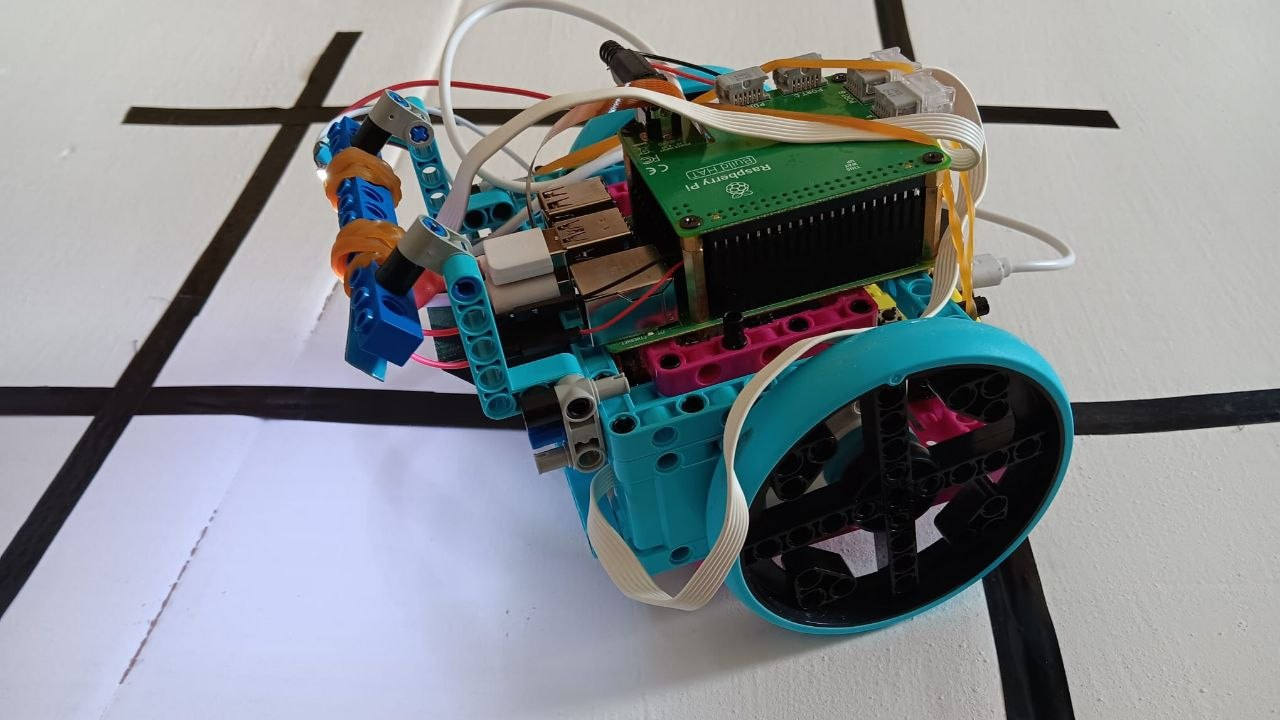
#> input picture robot.jpg, 1280 x 720 px, given in place of intersection1.jpg, which was not available
$ python intersections.py ../robot.jpg
#> lines starting #> are read from the running program, lines starting #| are printed output that depends on the picture; pictures that were not available may be replaced by others from this repository, and a replacement may not be noted
"""
@file hough_lines.py
@brief This program demonstrates line finding with the Hough transform
"""
import sys
import math
import cv2 as cv
import numpy as np


default_file = 'intersection1.jpg'
filename = default_file #argv[0] if len(argv) > 0 else default_file
# Loads an image
src = cv.imread(filename, cv.IMREAD_GRAYSCALE)
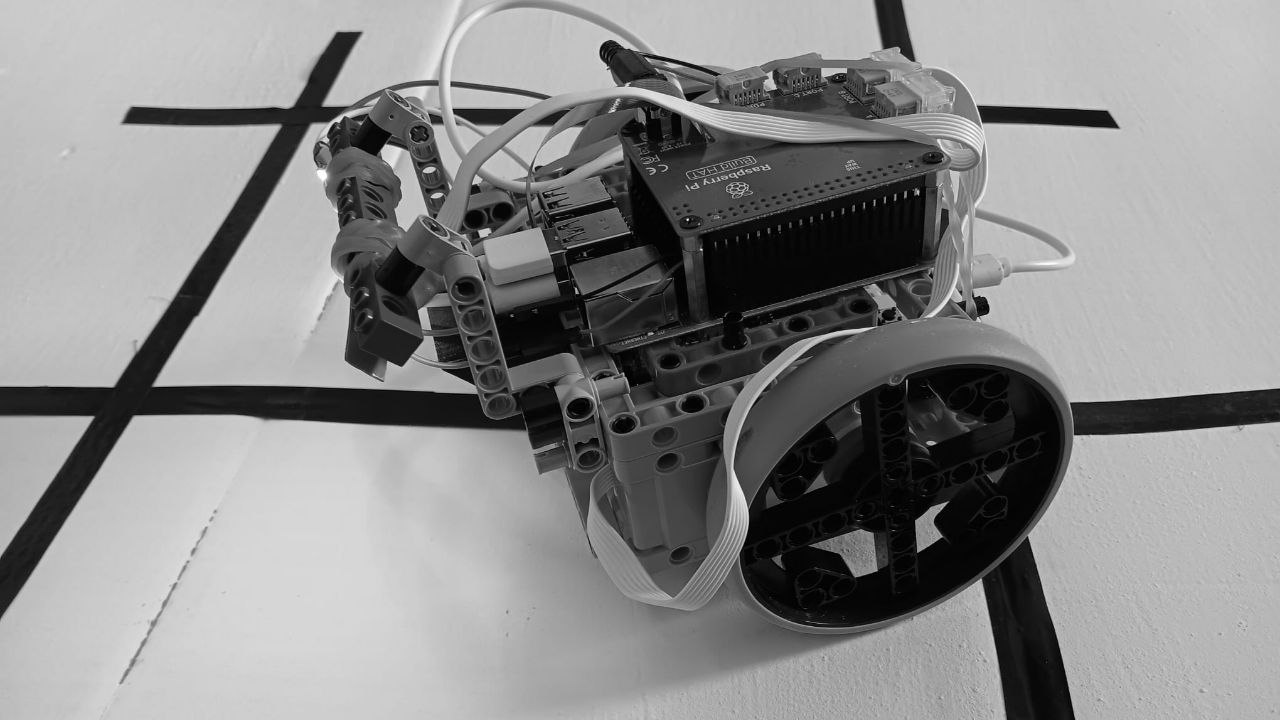
#> src: shape (720, 1280); min 0, max 255, mean 137.2
src = cv.resize(src, [640, 480])
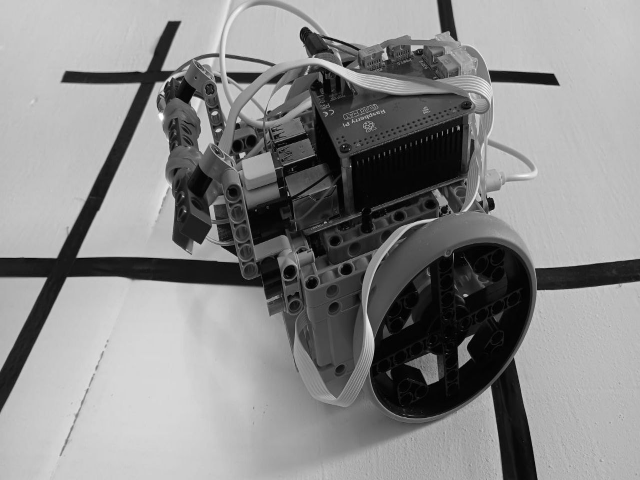
#> src: shape (480, 640); min 0, max 255, mean 137.2

# Check if image is loaded fine
if src is None:
    print ('Error opening image!')
    print ('Usage: hough_lines.py [image_name -- default ' + default_file + '] \n')

cv.imshow("Source", src)

dst = cv.Canny(src, 50, 200, None, 3)
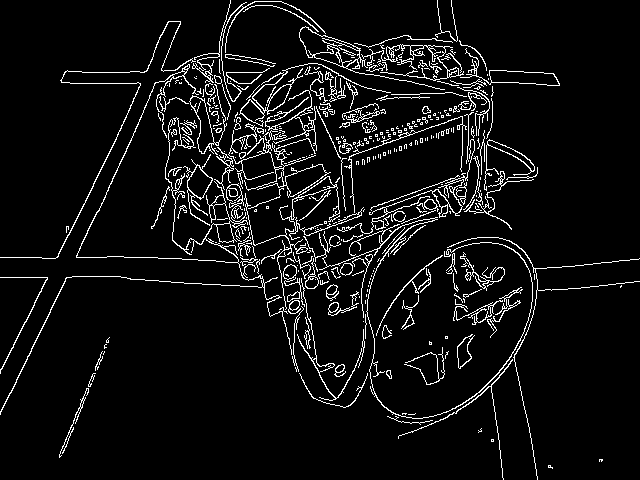
#> dst: shape (480, 640); 6.5% white in thin lines or dots

# Copy edges to the images that will display the results in BGR
cdst = cv.cvtColor(dst, cv.COLOR_GRAY2BGR)
#> cdst: shape (480, 640, 3); 6.5% white in thin lines or dots
#ret, thresh = cv.threshold(cdst, 50, 255, cv.THRESH_BINARY)

lines = cv.HoughLines(dst, 10, 30 * np.pi / 180, 100, None, 0, 0)
#> lines = 41 rows, first 8: [250, 1.05], [70, 1.57], [0, 2.09], [20, 2.09], [-40, 2.09], [-90, 2.62], [-140, 2.62], [320, 1.05]
print("detected lines", len(lines), lines) #lines)
#| detected lines 41 [[[ 2.5000000e+02  1.0471976e+00]]
#|  [[ 7.0000000e+01  1.5707964e+00]]
#|  [[ 0.0000000e+00  2.0943952e+00]]
#|  [[ 2.0000000e+01  2.0943952e+00]]
#|  [[-4.0000000e+01  2.0943952e+00]]
#|  [[-9.0000000e+01  2.6179938e+00]]
#|  [[-1.4000000e+02  2.6179938e+00]]
#|  [[ 3.2000000e+02  1.0471976e+00]]
#|  [[ 2.6000000e+02  1.5707964e+00]]
#|  [[ 2.8000000e+02  1.5707964e+00]]
#|  [[-2.6000000e+02  2.6179938e+00]]
#|  [[ 4.1000000e+02  1.0471976e+00]]
#> (further printed lines are left out)
if lines is not None:
    for i in range(0, len(lines)):
        rho = lines[i][0][0]
        theta = lines[i][0][1]
        a = math.cos(theta)
        b = math.sin(theta)
        x0 = a * rho
        y0 = b * rho
        pt1 = (int(x0 + 1000*(-b)), int(y0 + 1000*(a)))
        pt2 = (int(x0 - 1000*(-b)), int(y0 - 1000*(a)))
        cv.line(cdst, pt1, pt2, (0,0,255), 3, cv.LINE_AA)
#> this loop made 41 passes
#> (rho, theta, a, b, x0, y0, pt1, pt2) on passes 1 to 10: (250, 1.05, 0.5, 0.866, 125, 216.5, (-741, 716), (991, -283)), (70, 1.57, -4.37e-08, 1, -3.06e-06, 70, (-1000, 69), (999, 70)), (0, 2.09, -0.5, 0.866, 0, 0, (-866, -500), (866, 500)), (20, 2.09, -0.5, 0.866, -10, 17.32, (-876, -482), (856, 517)), (-40, 2.09, -0.5, 0.866, 20, -34.64, (-846, -534), (886, 465)), (-90, 2.62, -0.866, 0.5, 77.94, -45, (-422, -911), (577, 821)), (-140, 2.62, -0.866, 0.5, 121.2, -70, (-378, -936), (621, 796)), (320, 1.05, 0.5, 0.866, 160, 277.1, (-706, 777), (1026, -222)), (260, 1.57, -4.37e-08, 1, -1.14e-05, 260, (-1000, 259), (999, 260)), (280, 1.57, -4.37e-08, 1, -1.22e-05, 280, (-1000, 279), (999, 280))
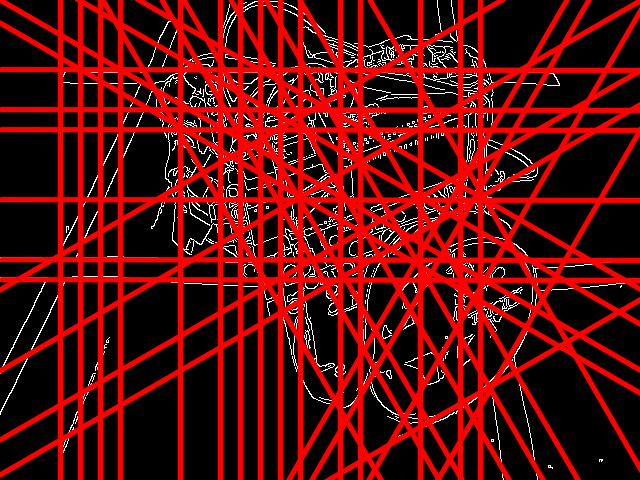
#> cdst: shape (480, 640, 3); mean B, G, R 8.2, 8.2, 94.6

cv.imshow("Source", src)
cv.imshow("Detected Lines (in red) - Standard Hough Line Transform", cdst)
#cv.imshow("Detected Lines (in red) - Probabilistic Line Transform", cdstP)

cv.waitKey()
cv.destroyAllWindows()
